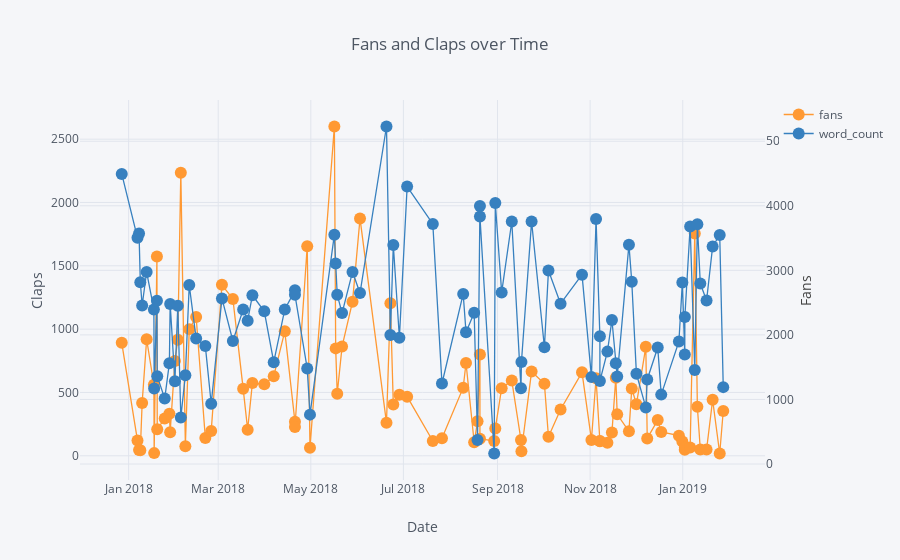

Notebook cell for this chart:
### Code cell
#Create a dataframe of Towards Data Science Articles
tds = df[df['publication'] == 'Towards Data Science'].\
         set_index('published_date')
# Plot read time as a time series
tds[['claps', 'fans', 'word_count', 'title']].iplot(
    y='fans', mode='lines+markers', secondary_y = 'word_count',
    secondary_y_title='Fans', xTitle='Date', yTitle='Claps',
    text='title', title='Fans and Claps over Time')

### Figure 1 — Plotly figure (JSON) as saved in the notebook; plotly's stock layout.template omitted (floating-point values rounded to 4 significant figures)
{"data": [{"line": {"color": "rgba(255, 153, 51, 1.0)", "dash": "solid", "shape": "linear", "width": 1.3}, "marker": {"size": 12, "symbol": "circle"}, "mode": "lines+markers", "name": "fans", "text": ["Random Forest in Python", "Improving the Random Forest in Python Part 1", "Data Science: A Personal Application", "A Theory of Prediction", "Hyperparameter Tuning the Random Forest in Python", "Time Series Analysis in Python: An Introduction", "Stock Analysis in Python", "A Review of the Coursera Machine Learning Specialization", "Stock Prediction in Python", "Correlation vs. Causation: An Example", "Learn By Sharing", "Overfitting vs. Underfitting: A Conceptual Explanation", "Overfitting vs. Underfitting: A Complete Example", "How to Master New Skills", "Statistical Significance Explained", "Python is the Perfect Tool for any Problem", "The Misleading Effect of Noise: The Multiple Comparisons Problem", "Markov Chain Monte Carlo in Python", "Bayes’ Rule Applied", "Data Visualization Hackathon Style", "Unintended Consequences and Goodhart’s Law", "Beyond Accuracy: Precision and Recall", "Controlling the Web with Python", "Data Visualization with Bokeh in Python, Part I: Getting Started", "Data Visualization with Bokeh in Python, Part II: Interactions", "Histograms and Density Plots in Python", "Data Visualization with Bokeh in Python, Part III: Making a Complete Dashboard", "Visualizing Data with Pairs Plots in Python", "Introduction to Bayesian Linear Regression", "Bayesian Linear Regression in Python: Using Machine Learning to Predict Student Grades Part 1", "Bayesian Linear Regression in Python: Using Machine Learning to Predict Student Grades Part 2", "Web Scraping, Regular Expressions, and Data Visualization: Doing it all in Python", "If your files are saved only on your laptop they might as well not exist!", "A Complete Machine Learning Project Walk-Through in Python: Part One", "A Complete Machine Learning Walk-Through in Python: Part Two", "A Complete Machine Learning Walk-Through in Python: Part Three", "Automated Machine Learning on the Cloud in Python", "Machine Learning Kaggle Competition Part One: Getting Started", "Automated Feature Engineering in Python", "Machine Learning Kaggle Competition Part Two: Improving", "A Feature Selection Tool for Machine Learning in Python", "A Conceptual Explanation of Bayesian Hyperparameter Optimization for Machine Learning", "An Introductory Example of Bayesian Optimization in Python with Hyperopt", "Automated Machine Learning Hyperparameter Tuning in Python", "Machine Learning Kaggle Competition: Part Three Optimization", "How to get the right data? Trying asking for it.", "Why Automated Feature Engineering Will Change the Way You Do Machine Learning", "The most important part of a data science project is writing a blog post", "Parallelizing Feature Engineering with Dask", "How to Visualize a Decision Tree from a Random Forest in Python using Scikit-Learn", "A “Data Science for Good“ Machine Learning Project Walk-Through in Python: Part One", "A “Data Science for Good” Machine Learning Project Walk-Through in Python: Part Two", "How to Put Fully Interactive, Runnable Code in a Medium Post", "An Implementation and Explanation of the Random Forest in Python", "Practical Advice for Data Science Writing", "Another Machine Learning Walk-Through and a Challenge", "Five Minutes to Your Own Website", "Converting Medium Posts to Markdown for Your Blog", "Wikipedia Data Science: Working with the World’s Largest Encyclopedia", "Neural Network Embeddings Explained", "Building a Recommendation System Using Neural Network Embeddings", "Simpson’s Paradox: How to Prove Opposite Arguments with the Same Data", "My Weaknesses as a Data Scientist", "Overcome Your Biases with Data", "Recurrent Neural Networks by Example in Python", "Prediction Engineering: How to Set Up Your Machine Learning Problem", "How to Create Value with Machine Learning", "Feature Engineering: What Powers Machine Learning", "Modeling: Teaching a Machine Learning Algorithm to Deliver Business Value", "Deploying a Keras Deep Learning Model as a Web Application in Python", "Deploying a Python Web App on AWS", "Transfer Learning with Convolutional Neural Networks in PyTorch", "Estimating Probabilities with Bayesian Modeling in Python", "Python and Slack: A Natural Match", "Jupyter Notebook Extensions", "How to Write a Jupyter Notebook Extension", "Introduction to Interactive Time Series Visualizations with Plotly in Python", "Docker for Data Science Without the Hassle", "The Copernican Principle and How to Use Statistics to Figure Out How Long Anything Will Last", "Data Science with Medium Story Stats in Python", "Announcing the Reality Project", "The Disappearing Poor", "Has Global Violence Declined? A Look at the Data", "The Next Level of Data Visualization in Python", "A Non-Technical Reading List for Data Science", "The Reality of Global Nuclear Weapons and How Russian Nukes Turned On Your Lights", "The Myth of Us vs Them", "The Poisson Distribution and Poisson Process Explained", "A Great Public Health Conspiracy?", "Interactive Controls in Jupyter Notebooks"], "type": "scatter", "uid": "932297bf-d535-45e7-8e1a-2975e2dfa351", "x": ["2017-12-27 11:20:00", "2018-01-06 20:15:00", "2018-01-07 20:37:00", "2018-01-08 16:58:00", "2018-01-09 21:49:00", "2018-01-12 20:48:00", "2018-01-17 15:24:00", "2018-01-17 19:42:00", "2018-01-19 15:30:00", "2018-01-19 20:16:00", "2018-01-24 18:27:00", "2018-01-27 20:17:00", "2018-01-28 08:40:00", "2018-01-31 11:41:00", "2018-02-02 09:26:00", "2018-02-04 09:12:00", "2018-02-07 09:09:00", "2018-02-09 22:29:00", "2018-02-14 11:27:00", "2018-02-20 12:49:00", "2018-02-24 09:33:00", "2018-03-03 11:10:00", "2018-03-10 16:16:00", "2018-03-17 10:29:00", "2018-03-20 09:47:00", "2018-03-23 12:44:00", "2018-03-31 08:36:00", "2018-04-06 14:12:00", "2018-04-13 20:38:00", "2018-04-20 13:31:00", "2018-04-20 13:34:00", "2018-04-28 15:27:00", "2018-04-30 11:04:00", "2018-05-16 12:33:00", "2018-05-17 09:34:00", "2018-05-18 09:48:00", "2018-05-21 14:16:00", "2018-05-28 11:39:00", "2018-06-02 10:01:00", "2018-06-19 20:35:00", "2018-06-22 10:12:00", "2018-06-24 08:26:00", "2018-06-28 08:33:00", "2018-07-03 11:04:00", "2018-07-20 08:57:00", "2018-07-26 09:35:00", "2018-08-09 09:04:00", "2018-08-11 05:53:00", "2018-08-16 14:43:00", "2018-08-18 19:49:00", "2018-08-20 09:48:00", "2018-08-20 09:51:00", "2018-08-29 19:08:00", "2018-08-30 12:44:00", "2018-09-03 17:27:00", "2018-09-10 09:26:00", "2018-09-16 10:31:00", "2018-09-16 17:55:00", "2018-09-23 10:26:00", "2018-10-01 21:04:00", "2018-10-04 13:10:00", "2018-10-12 12:31:00", "2018-10-26 15:32:00", "2018-11-01 20:44:00", "2018-11-04 21:30:00", "2018-11-07 10:14:00", "2018-11-07 10:17:00", "2018-11-12 09:00:00", "2018-11-15 08:35:00", "2018-11-17 21:54:00", "2018-11-18 19:57:00", "2018-11-26 13:25:00", "2018-11-28 10:23:00", "2018-12-01 11:50:00", "2018-12-07 16:16:00", "2018-12-08 14:41:00", "2018-12-15 12:39:00", "2018-12-17 20:04:00", "2018-12-29 11:36:00", "2018-12-31 17:53:00", "2019-01-02 08:15:00", "2019-01-02 09:29:00", "2019-01-05 21:04:00", "2019-01-08 22:09:00", "2019-01-10 15:14:00", "2019-01-12 13:33:00", "2019-01-16 16:44:00", "2019-01-20 16:28:00", "2019-01-25 08:30:00", "2019-01-27 16:23:00"], "y": [892, 121, 45, 44, 417, 920, 561, 21, 1573, 210, 294, 332, 186, 748, 917, 2235, 75, 1000, 1096, 140, 195, 1350, 1238, 530, 206, 575, 564, 628, 983, 268, 227, 1655, 64, 2600, 848, 490, 862, 1217, 1874, 260, 1205, 405, 482, 467, 116, 138, 538, 733, 107, 272, 799, 134, 117, 215, 534, 594, 125, 36, 666, 568, 150, 365, 659, 125, 612, 116, 115, 103, 184, 617, 327, 193, 531, 407, 860, 137, 282, 188, 159, 112, 47, 64, 65, 1755, 387, 50, 49, 442, 18, 354]}, {"line": {"color": "rgba(55, 128, 191, 1.0)", "dash": "solid", "shape": "linear", "width": 1.3}, "marker": {"size": 12, "symbol": "circle"}, "mode": "lines+markers", "name": "word_count", "text": ["Random Forest in Python", "Improving the Random Forest in Python Part 1", "Data Science: A Personal Application", "A Theory of Prediction", "Hyperparameter Tuning the Random Forest in Python", "Time Series Analysis in Python: An Introduction", "Stock Analysis in Python", "A Review of the Coursera Machine Learning Specialization", "Stock Prediction in Python", "Correlation vs. Causation: An Example", "Learn By Sharing", "Overfitting vs. Underfitting: A Conceptual Explanation", "Overfitting vs. Underfitting: A Complete Example", "How to Master New Skills", "Statistical Significance Explained", "Python is the Perfect Tool for any Problem", "The Misleading Effect of Noise: The Multiple Comparisons Problem", "Markov Chain Monte Carlo in Python", "Bayes’ Rule Applied", "Data Visualization Hackathon Style", "Unintended Consequences and Goodhart’s Law", "Beyond Accuracy: Precision and Recall", "Controlling the Web with Python", "Data Visualization with Bokeh in Python, Part I: Getting Started", "Data Visualization with Bokeh in Python, Part II: Interactions", "Histograms and Density Plots in Python", "Data Visualization with Bokeh in Python, Part III: Making a Complete Dashboard", "Visualizing Data with Pairs Plots in Python", "Introduction to Bayesian Linear Regression", "Bayesian Linear Regression in Python: Using Machine Learning to Predict Student Grades Part 1", "Bayesian Linear Regression in Python: Using Machine Learning to Predict Student Grades Part 2", "Web Scraping, Regular Expressions, and Data Visualization: Doing it all in Python", "If your files are saved only on your laptop they might as well not exist!", "A Complete Machine Learning Project Walk-Through in Python: Part One", "A Complete Machine Learning Walk-Through in Python: Part Two", "A Complete Machine Learning Walk-Through in Python: Part Three", "Automated Machine Learning on the Cloud in Python", "Machine Learning Kaggle Competition Part One: Getting Started", "Automated Feature Engineering in Python", "Machine Learning Kaggle Competition Part Two: Improving", "A Feature Selection Tool for Machine Learning in Python", "A Conceptual Explanation of Bayesian Hyperparameter Optimization for Machine Learning", "An Introductory Example of Bayesian Optimization in Python with Hyperopt", "Automated Machine Learning Hyperparameter Tuning in Python", "Machine Learning Kaggle Competition: Part Three Optimization", "How to get the right data? Trying asking for it.", "Why Automated Feature Engineering Will Change the Way You Do Machine Learning", "The most important part of a data science project is writing a blog post", "Parallelizing Feature Engineering with Dask", "How to Visualize a Decision Tree from a Random Forest in Python using Scikit-Learn", "A “Data Science for Good“ Machine Learning Project Walk-Through in Python: Part One", "A “Data Science for Good” Machine Learning Project Walk-Through in Python: Part Two", "How to Put Fully Interactive, Runnable Code in a Medium Post", "An Implementation and Explanation of the Random Forest in Python", "Practical Advice for Data Science Writing", "Another Machine Learning Walk-Through and a Challenge", "Five Minutes to Your Own Website", "Converting Medium Posts to Markdown for Your Blog", "Wikipedia Data Science: Working with the World’s Largest Encyclopedia", "Neural Network Embeddings Explained", "Building a Recommendation System Using Neural Network Embeddings", "Simpson’s Paradox: How to Prove Opposite Arguments with the Same Data", "My Weaknesses as a Data Scientist", "Overcome Your Biases with Data", "Recurrent Neural Networks by Example in Python", "Prediction Engineering: How to Set Up Your Machine Learning Problem", "How to Create Value with Machine Learning", "Feature Engineering: What Powers Machine Learning", "Modeling: Teaching a Machine Learning Algorithm to Deliver Business Value", "Deploying a Keras Deep Learning Model as a Web Application in Python", "Deploying a Python Web App on AWS", "Transfer Learning with Convolutional Neural Networks in PyTorch", "Estimating Probabilities with Bayesian Modeling in Python", "Python and Slack: A Natural Match", "Jupyter Notebook Extensions", "How to Write a Jupyter Notebook Extension", "Introduction to Interactive Time Series Visualizations with Plotly in Python", "Docker for Data Science Without the Hassle", "The Copernican Principle and How to Use Statistics to Figure Out How Long Anything Will Last", "Data Science with Medium Story Stats in Python", "Announcing the Reality Project", "The Disappearing Poor", "Has Global Violence Declined? A Look at the Data", "The Next Level of Data Visualization in Python", "A Non-Technical Reading List for Data Science", "The Reality of Global Nuclear Weapons and How Russian Nukes Turned On Your Lights", "The Myth of Us vs Them", "The Poisson Distribution and Poisson Process Explained", "A Great Public Health Conspiracy?", "Interactive Controls in Jupyter Notebooks"], "type": "scatter", "uid": "cdfc45c5-4210-43f8-b225-73068a76df31", "x": ["2017-12-27 11:20:00", "2018-01-06 20:15:00", "2018-01-07 20:37:00", "2018-01-08 16:58:00", "2018-01-09 21:49:00", "2018-01-12 20:48:00", "2018-01-17 15:24:00", "2018-01-17 19:42:00", "2018-01-19 15:30:00", "2018-01-19 20:16:00", "2018-01-24 18:27:00", "2018-01-27 20:17:00", "2018-01-28 08:40:00", "2018-01-31 11:41:00", "2018-02-02 09:26:00", "2018-02-04 09:12:00", "2018-02-07 09:09:00", "2018-02-09 22:29:00", "2018-02-14 11:27:00", "2018-02-20 12:49:00", "2018-02-24 09:33:00", "2018-03-03 11:10:00", "2018-03-10 16:16:00", "2018-03-17 10:29:00", "2018-03-20 09:47:00", "2018-03-23 12:44:00", "2018-03-31 08:36:00", "2018-04-06 14:12:00", "2018-04-13 20:38:00", "2018-04-20 13:31:00", "2018-04-20 13:34:00", "2018-04-28 15:27:00", "2018-04-30 11:04:00", "2018-05-16 12:33:00", "2018-05-17 09:34:00", "2018-05-18 09:48:00", "2018-05-21 14:16:00", "2018-05-28 11:39:00", "2018-06-02 10:01:00", "2018-06-19 20:35:00", "2018-06-22 10:12:00", "2018-06-24 08:26:00", "2018-06-28 08:33:00", "2018-07-03 11:04:00", "2018-07-20 08:57:00", "2018-07-26 09:35:00", "2018-08-09 09:04:00", "2018-08-11 05:53:00", "2018-08-16 14:43:00", "2018-08-18 19:49:00", "2018-08-20 09:48:00", "2018-08-20 09:51:00", "2018-08-29 19:08:00", "2018-08-30 12:44:00", "2018-09-03 17:27:00", "2018-09-10 09:26:00", "2018-09-16 10:31:00", "2018-09-16 17:55:00", "2018-09-23 10:26:00", "2018-10-01 21:04:00", "2018-10-04 13:10:00", "2018-10-12 12:31:00", "2018-10-26 15:32:00", "2018-11-01 20:44:00", "2018-11-04 21:30:00", "2018-11-07 10:14:00", "2018-11-07 10:17:00", "2018-11-12 09:00:00", "2018-11-15 08:35:00", "2018-11-17 21:54:00", "2018-11-18 19:57:00", "2018-11-26 13:25:00", "2018-11-28 10:23:00", "2018-12-01 11:50:00", "2018-12-07 16:16:00", "2018-12-08 14:41:00", "2018-12-15 12:39:00", "2018-12-17 20:04:00", "2018-12-29 11:36:00", "2018-12-31 17:53:00", "2019-01-02 08:15:00", "2019-01-02 09:29:00", "2019-01-05 21:04:00", "2019-01-08 22:09:00", "2019-01-10 15:14:00", "2019-01-12 13:33:00", "2019-01-16 16:44:00", "2019-01-20 16:28:00", "2019-01-25 08:30:00", "2019-01-27 16:23:00"], "xaxis": "x", "y": [4494, 3504, 3569, 2817, 2456, 2974, 2395, 1169, 2528, 1361, 1014, 1562, 2480, 1281, 2450, 721, 1375, 2772, 1944, 1827, 933, 2565, 1906, 2394, 2220, 2614, 2365, 1577, 2394, 2690, 2620, 1480, 765, 3553, 3106, 2622, 2338, 2975, 2648, 5228, 1998, 3393, 1957, 4298, 3718, 1247, 2634, 2041, 2343, 373, 3996, 3834, 163, 4042, 2658, 3756, 1172, 1580, 3756, 1809, 2999, 2483, 2933, 1346, 3797, 1979, 1286, 1741, 2230, 1561, 1355, 3398, 2824, 1397, 877, 1310, 1806, 1075, 1898, 2813, 1698, 2278, 3678, 1457, 3715, 2795, 2532, 3371, 3547, 1191], "yaxis": "y2"}], "layout": {"legend": {"bgcolor": "#F5F6F9", "font": {"color": "#4D5663"}}, "paper_bgcolor": "#F5F6F9", "plot_bgcolor": "#F5F6F9", "title": {"font": {"color": "#4D5663"}, "text": "Fans and Claps over Time"}, "xaxis": {"gridcolor": "#E1E5ED", "showgrid": true, "tickfont": {"color": "#4D5663"}, "title": {"font": {"color": "#4D5663"}, "text": "Date"}, "zerolinecolor": "#E1E5ED"}, "yaxis": {"gridcolor": "#E1E5ED", "showgrid": true, "tickfont": {"color": "#4D5663"}, "title": {"font": {"color": "#4D5663"}, "text": "Claps"}, "zerolinecolor": "#E1E5ED"}, "yaxis2": {"anchor": "x", "gridcolor": "#E1E5ED", "overlaying": "y", "showgrid": true, "side": "right", "tickfont": {"color": "#4D5663"}, "title": {"text": "Fans"}, "zerolinecolor": "#E1E5ED"}}}
